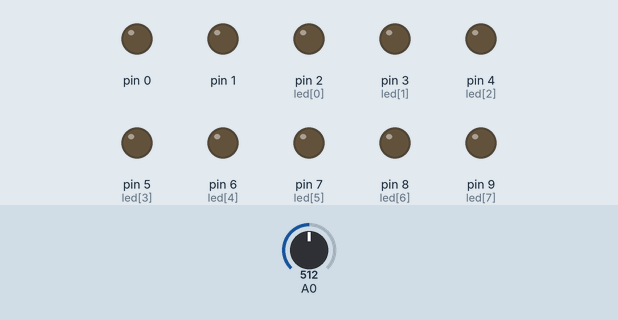
Bench run of a sketch on a simulated Arduino Uno, built for the host (arithmetic inside an expression is 32-bit, double 64-bit). On the bench: output pins drawn as LEDs (lit = HIGH). The inputs (shaded band) are chosen by the test bench; at power-on: A0 = 512.

Above: at 1.2 s.
1.3 s: A0 set to 1023
At 1.7 s:
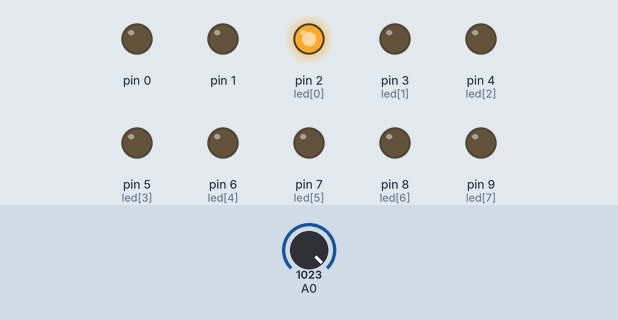
2.8 s: A0 set to 900
At 3.3 s:
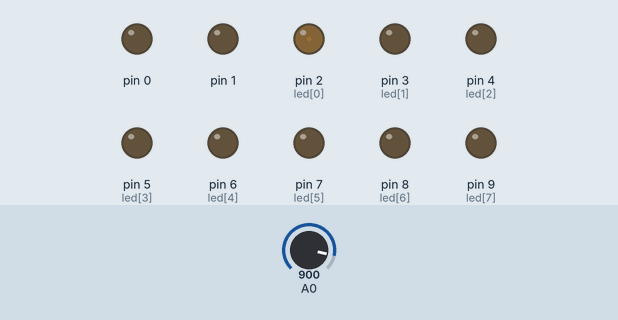
4.3 s: A0 set to 511
At 5.2 s:
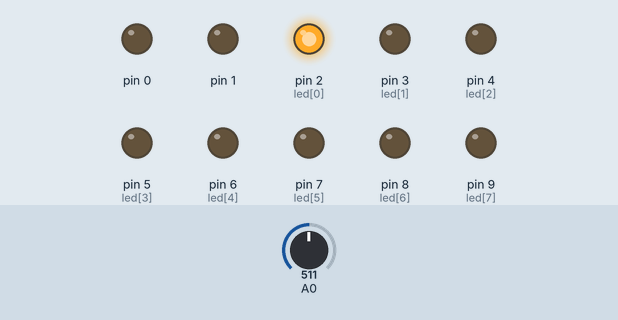
5.8 s: A0 set to 306
At 6.9 s:
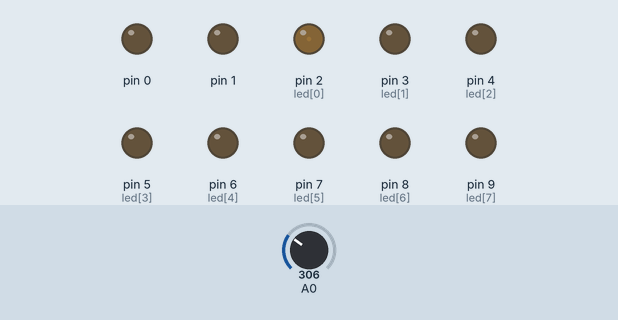
7.3 s: A0 set to 0
At 8.7 s:
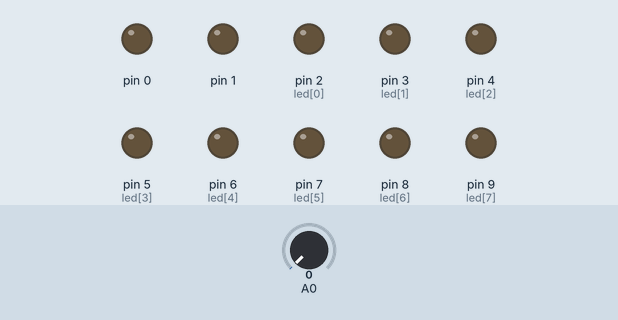
Timing chart, 0 to 9.8 s (numbered marks = the images above; inputs shaded):
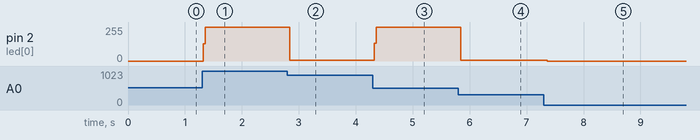

Measured:
- after the input at 1.3 s, pin 2 (led[0]): 0/255 → 255/255 at once
- after the input at 2.8 s, pin 2 (led[0]): 255/255 → 6/255 at once
- after the input at 4.3 s, pin 2 (led[0]): 6/255 → 255/255 at once
- after the input at 5.8 s, pin 2 (led[0]): 255/255 → 6/255 at once
- after the input at 7.3 s, pin 2 (led[0]): 6/255 → 0/255 after 0.06 s

The sketch:

sketch_nov18b.ino
```cpp
int led[]={2,3,4,5,6,7,8,9,10,11};
void setup() {
for(int i=0;i<10;i++){

  pinMode(i,OUTPUT);
}

}

void loop() {
  int deger,i=0;
  int k[10];
  deger=analogRead(A0);
  while(deger >=1){

    i++;
    k[i]=deger%2;
    deger=deger/2;

  }
for(int j=0;j<10;j++)
for( i=i;i>0;i--)
digitalWrite(led[j],k[i]);
}
```
